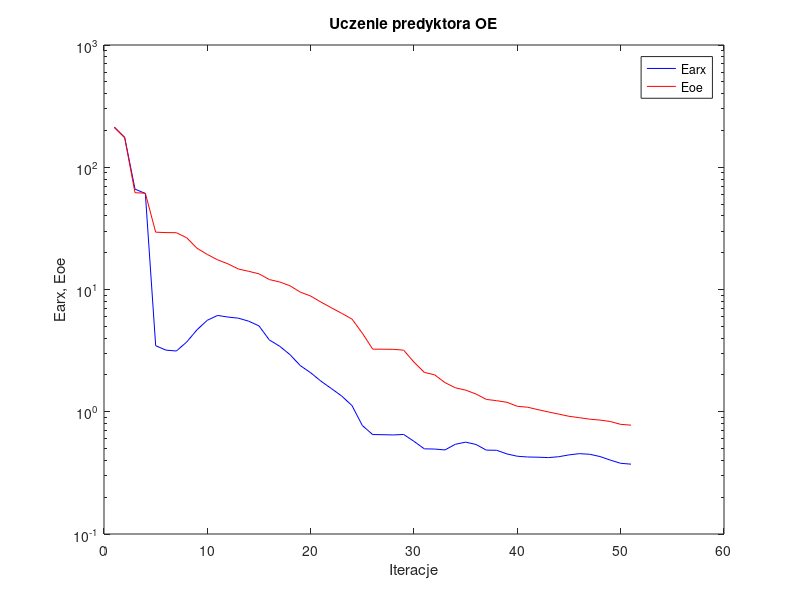
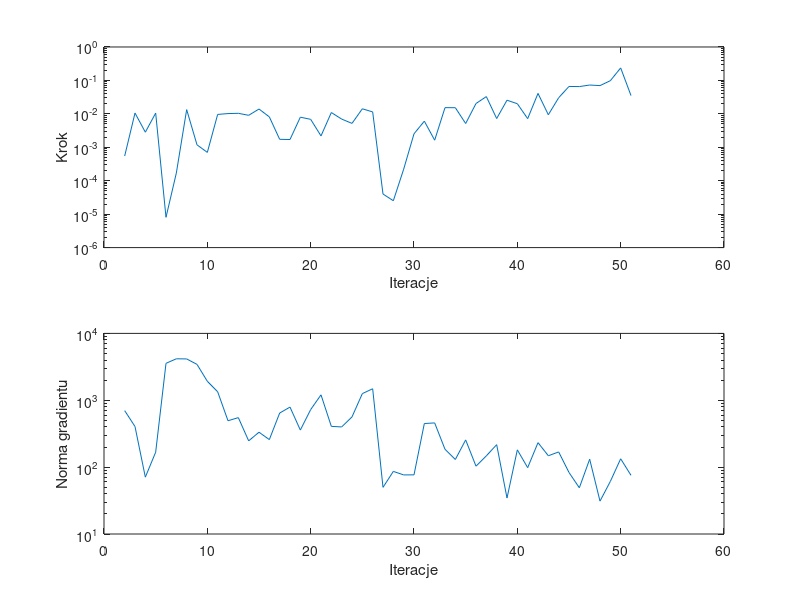

The MATLAB source for these figures, in order:
%uczenie predyktora oe
clear all;
n=0; farx(n+1)=2.126809e+002; foe(n+1)=2.117833e+002; wspucz(n+1)=0.000000e+000; ng(n+1)=0.000000e+000;
%odnowa zmiennej metryki
n=1; farx(n+1)=1.753503e+002; foe(n+1)=1.747853e+002; krok(n+1)=5.469456e-004; ng(n+1)=6.998289e+002;
n=2; farx(n+1)=6.628116e+001; foe(n+1)=6.189863e+001; krok(n+1)=1.058808e-002; ng(n+1)=4.048221e+002;
n=3; farx(n+1)=6.098289e+001; foe(n+1)=6.137826e+001; krok(n+1)=2.827499e-003; ng(n+1)=7.081751e+001;
n=4; farx(n+1)=3.469910e+000; foe(n+1)=2.944597e+001; krok(n+1)=1.053841e-002; ng(n+1)=1.672404e+002;
n=5; farx(n+1)=3.191267e+000; foe(n+1)=2.919945e+001; krok(n+1)=8.058704e-006; ng(n+1)=3.566961e+003;
n=6; farx(n+1)=3.140791e+000; foe(n+1)=2.915364e+001; krok(n+1)=1.697983e-004; ng(n+1)=4.170416e+003;
n=7; farx(n+1)=3.715657e+000; foe(n+1)=2.650223e+001; krok(n+1)=1.337344e-002; ng(n+1)=4.150098e+003;
n=8; farx(n+1)=4.682619e+000; foe(n+1)=2.174712e+001; krok(n+1)=1.183257e-003; ng(n+1)=3.439979e+003;
n=9; farx(n+1)=5.604156e+000; foe(n+1)=1.934895e+001; krok(n+1)=7.043764e-004; ng(n+1)=1.921847e+003;
n=10; farx(n+1)=6.136877e+000; foe(n+1)=1.747731e+001; krok(n+1)=9.618292e-003; ng(n+1)=1.338504e+003;
n=11; farx(n+1)=5.950440e+000; foe(n+1)=1.620791e+001; krok(n+1)=1.019133e-002; ng(n+1)=4.940362e+002;
n=12; farx(n+1)=5.828588e+000; foe(n+1)=1.471613e+001; krok(n+1)=1.038090e-002; ng(n+1)=5.499836e+002;
n=13; farx(n+1)=5.509041e+000; foe(n+1)=1.408778e+001; krok(n+1)=9.045235e-003; ng(n+1)=2.470525e+002;
n=14; farx(n+1)=5.037581e+000; foe(n+1)=1.343207e+001; krok(n+1)=1.394089e-002; ng(n+1)=3.328109e+002;
n=15; farx(n+1)=3.866772e+000; foe(n+1)=1.206301e+001; krok(n+1)=8.116945e-003; ng(n+1)=2.581124e+002;
n=16; farx(n+1)=3.436285e+000; foe(n+1)=1.152438e+001; krok(n+1)=1.730147e-003; ng(n+1)=6.439703e+002;
n=17; farx(n+1)=2.931160e+000; foe(n+1)=1.072914e+001; krok(n+1)=1.708036e-003; ng(n+1)=7.901152e+002;
n=18; farx(n+1)=2.383357e+000; foe(n+1)=9.511189e+000; krok(n+1)=7.954572e-003; ng(n+1)=3.583439e+002;
n=19; farx(n+1)=2.084934e+000; foe(n+1)=8.842651e+000; krok(n+1)=6.854056e-003; ng(n+1)=7.253402e+002;
n=20; farx(n+1)=1.777772e+000; foe(n+1)=7.885401e+000; krok(n+1)=2.187783e-003; ng(n+1)=1.205199e+003;
n=21; farx(n+1)=1.548869e+000; foe(n+1)=7.089054e+000; krok(n+1)=1.095618e-002; ng(n+1)=4.069333e+002;
n=22; farx(n+1)=1.345304e+000; foe(n+1)=6.388943e+000; krok(n+1)=6.970444e-003; ng(n+1)=3.989931e+002;
n=23; farx(n+1)=1.123067e+000; foe(n+1)=5.727710e+000; krok(n+1)=5.186798e-003; ng(n+1)=5.637462e+002;
n=24; farx(n+1)=7.717374e-001; foe(n+1)=4.393302e+000; krok(n+1)=1.417782e-002; ng(n+1)=1.257277e+003;
n=25; farx(n+1)=6.508939e-001; foe(n+1)=3.252239e+000; krok(n+1)=1.142218e-002; ng(n+1)=1.485910e+003;
%odnowa zmiennej metryki
n=26; farx(n+1)=6.491223e-001; foe(n+1)=3.248132e+000; krok(n+1)=3.999817e-005; ng(n+1)=4.986178e+001;
n=27; farx(n+1)=6.460319e-001; foe(n+1)=3.238914e+000; krok(n+1)=2.519594e-005; ng(n+1)=8.635817e+001;
n=28; farx(n+1)=6.520246e-001; foe(n+1)=3.190000e+000; krok(n+1)=2.215284e-004; ng(n+1)=7.647431e+001;
n=29; farx(n+1)=5.726900e-001; foe(n+1)=2.545067e+000; krok(n+1)=2.531421e-003; ng(n+1)=7.665153e+001;
n=30; farx(n+1)=4.971896e-001; foe(n+1)=2.097722e+000; krok(n+1)=6.042575e-003; ng(n+1)=4.488104e+002;
n=31; farx(n+1)=4.954065e-001; foe(n+1)=2.004150e+000; krok(n+1)=1.631651e-003; ng(n+1)=4.584237e+002;
n=32; farx(n+1)=4.872312e-001; foe(n+1)=1.731460e+000; krok(n+1)=1.532189e-002; ng(n+1)=1.849059e+002;
n=33; farx(n+1)=5.419104e-001; foe(n+1)=1.570537e+000; krok(n+1)=1.527445e-002; ng(n+1)=1.301565e+002;
n=34; farx(n+1)=5.641856e-001; foe(n+1)=1.502612e+000; krok(n+1)=5.139053e-003; ng(n+1)=2.553585e+002;
n=35; farx(n+1)=5.399164e-001; foe(n+1)=1.396627e+000; krok(n+1)=2.038894e-002; ng(n+1)=1.033316e+002;
n=36; farx(n+1)=4.854958e-001; foe(n+1)=1.261741e+000; krok(n+1)=3.280985e-002; ng(n+1)=1.473482e+002;
n=37; farx(n+1)=4.840500e-001; foe(n+1)=1.231511e+000; krok(n+1)=7.242402e-003; ng(n+1)=2.168812e+002;
n=38; farx(n+1)=4.515573e-001; foe(n+1)=1.194995e+000; krok(n+1)=2.559636e-002; ng(n+1)=3.450783e+001;
n=39; farx(n+1)=4.326034e-001; foe(n+1)=1.108128e+000; krok(n+1)=2.008899e-002; ng(n+1)=1.812445e+002;
n=40; farx(n+1)=4.264289e-001; foe(n+1)=1.088807e+000; krok(n+1)=7.191676e-003; ng(n+1)=9.820686e+001;
n=41; farx(n+1)=4.248402e-001; foe(n+1)=1.040328e+000; krok(n+1)=4.086147e-002; ng(n+1)=2.322982e+002;
n=42; farx(n+1)=4.216899e-001; foe(n+1)=9.966651e-001; krok(n+1)=9.393654e-003; ng(n+1)=1.479346e+002;
n=43; farx(n+1)=4.287085e-001; foe(n+1)=9.570015e-001; krok(n+1)=3.034189e-002; ng(n+1)=1.687456e+002;
n=44; farx(n+1)=4.437556e-001; foe(n+1)=9.181898e-001; krok(n+1)=6.602029e-002; ng(n+1)=8.313410e+001;
n=45; farx(n+1)=4.542328e-001; foe(n+1)=8.942061e-001; krok(n+1)=6.539800e-002; ng(n+1)=4.910046e+001;
n=46; farx(n+1)=4.489412e-001; foe(n+1)=8.697465e-001; krok(n+1)=7.280720e-002; ng(n+1)=1.314422e+002;
n=47; farx(n+1)=4.301798e-001; foe(n+1)=8.548890e-001; krok(n+1)=6.995615e-002; ng(n+1)=3.102629e+001;
n=48; farx(n+1)=4.021961e-001; foe(n+1)=8.321831e-001; krok(n+1)=9.809225e-002; ng(n+1)=6.114999e+001;
n=49; farx(n+1)=3.787288e-001; foe(n+1)=7.884552e-001; krok(n+1)=2.363480e-001; ng(n+1)=1.333176e+002;
n=50; farx(n+1)=3.726525e-001; foe(n+1)=7.770238e-001; krok(n+1)=3.522595e-002; ng(n+1)=7.538806e+001;

figure; semilogy(farx,'b'); hold on; semilogy(foe,'r'); xlabel('Iteracje'); ylabel('Earx, Eoe'); legend('Earx','Eoe'); title('Uczenie predyktora OE');
figure; subplot(2,1,1); semilogy(krok); xlabel('Iteracje'); ylabel('Krok');
subplot(2,1,2); semilogy(ng); xlabel('Iteracje'); ylabel('Norma gradientu');
Earx=farx(n+1)
Eoe=foe(n+1)
